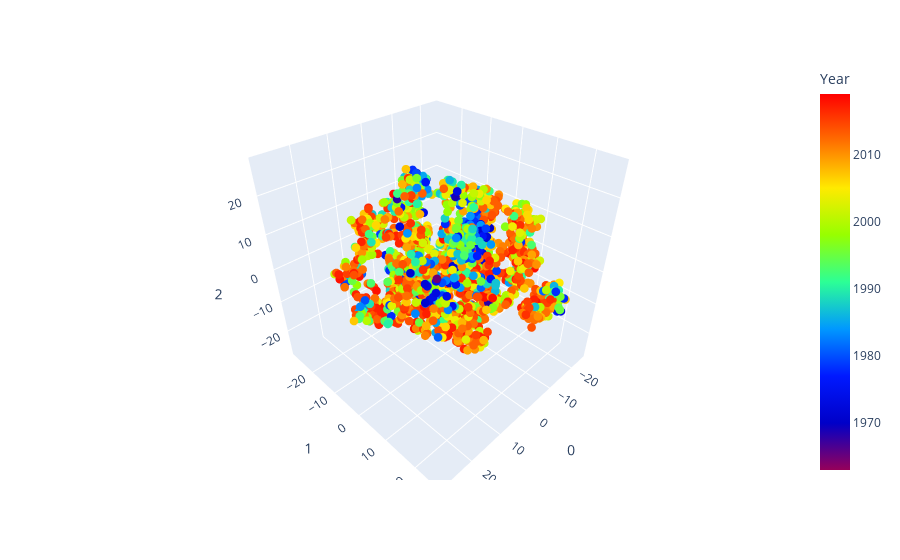

Notebook code for this chart:
### Code cell
fig = px.scatter_3d(df, x= 0, y= 1, z= 2, 
                    color = 'Year', color_continuous_scale = 'Rainbow',
                   hover_data = ['top words', 'Title'])
fig.update_traces(marker = dict(size=3))
fig

### Figure 1 — Plotly figure (JSON) as saved in the notebook; plotly's stock layout.template omitted (floating-point values rounded to 4 significant figures; data arrays with more than 128 entries replaced by an {"elided": "..."} marker saying what was removed)
{"data": [{"customdata": {"elided": "1945x2 str values"}, "hoverlabel": {"namelength": 0}, "hovertemplate": "0=%{x}<br>1=%{y}<br>2=%{z}<br>top words=%{customdata[0]}<br>Title=%{customdata[1]}<br>Year=%{marker.color}", "legendgroup": "", "marker": {"color": {"elided": "1945 int values"}, "coloraxis": "coloraxis", "size": 3, "symbol": "circle"}, "mode": "markers", "name": "", "scene": "scene", "showlegend": false, "type": "scatter3d", "x": {"elided": "1945 float values"}, "y": {"elided": "1945 float values"}, "z": {"elided": "1945 float values"}}], "layout": {"coloraxis": {"colorbar": {"title": {"text": "Year"}}, "colorscale": [[0, "rgb(150,0,90)"], [0.125, "rgb(0,0,200)"], [0.25, "rgb(0,25,255)"], [0.375, "rgb(0,152,255)"], [0.5, "rgb(44,255,150)"], [0.625, "rgb(151,255,0)"], [0.75, "rgb(255,234,0)"], [0.875, "rgb(255,111,0)"], [1, "rgb(255,0,0)"]]}, "legend": {"tracegroupgap": 0}, "margin": {"t": 60}, "scene": {"domain": {"x": [0, 1], "y": [0, 1]}, "xaxis": {"title": {"text": "0"}}, "yaxis": {"title": {"text": "1"}}, "zaxis": {"title": {"text": "2"}}}}}
